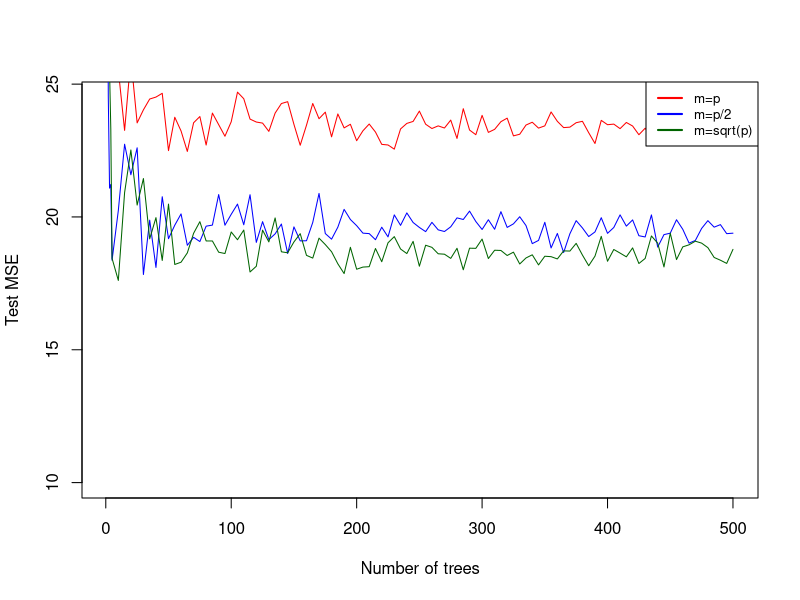
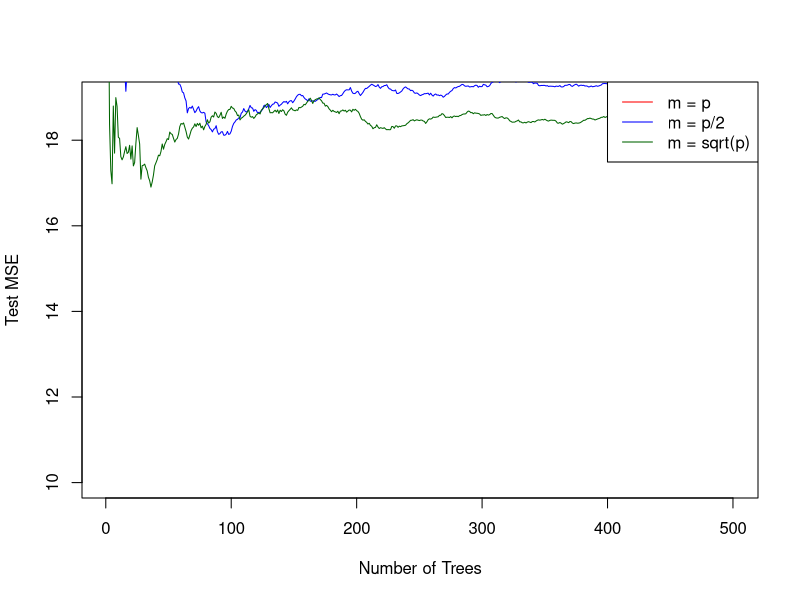

Here is the R script that generated these plots, in order:
## ---- chunk 1
library(MASS)
library(randomForest)
set.seed(1)
train <- sample(1: nrow(Boston), nrow(Boston) / 2)
boston.test <- Boston[-train, 'medv']
p <- ncol(Boston) - 1

tree.nos <- c(1, 2, 3, 4, seq(5, 500, by = 5))

rf.gen.err <- function(tree.no, feature.no) {
  rf.boston <- randomForest(medv ~ ., data = Boston, subset = train, 
                            mtry = feature.no, ntree = tree.no, importance = TRUE)
  yhat.rf <- predict(rf.boston, newdata = Boston[-train, ])
  mean((yhat.rf - boston.test) ^ 2)
}

err.full <- sapply(tree.nos, rf.gen.err, feature.no = p)
err.half <- sapply(tree.nos, rf.gen.err, feature.no = round(p/2))
err.sqrt <- sapply(tree.nos, rf.gen.err, feature.no = round(sqrt(p)))
## ---- chunk 2
plot(tree.nos, err.full, type = 'l', col = 'red', ylim = c(10, 24.5), xlab = 'Number of trees', ylab = 'Test MSE')
lines(tree.nos, err.half, type = 'l', col = 'blue')
lines(tree.nos, err.sqrt, type = 'l', col = 'darkgreen')
legend("topright", legend = c("m=p", "m=p/2", 'm=sqrt(p)'), col = c('red', 'blue', 'darkgreen'), lty = 1, lwd =2, cex = 0.8)
## ---- chunk 3
Boston.train <- Boston[train, -14]
Boston.test <- Boston[-train, -14]
Y.train <- Boston[train, 14]
Y.test <- Boston[-train, 14]
rf.boston.full <- randomForest(Boston.train, y = Y.train, xtest = Boston.test, ytest = Y.test, mtry = ncol(Boston) - 1, ntree = 500)
rf.boston.half <- randomForest(Boston.train, y = Y.train, xtest = Boston.test, ytest = Y.test, mtry = (ncol(Boston) - 1) / 2, ntree = 500)
rf.boston.sqrt <- randomForest(Boston.train, y = Y.train, xtest = Boston.test, ytest = Y.test, mtry = sqrt(ncol(Boston) - 1), ntree = 500)
plot(1:500, rf.boston.full$test$mse, col = "red", type = "l", xlab = "Number of Trees", ylab = "Test MSE", ylim = c(10, 19))
lines(1:500, rf.boston.half$test$mse, col = "blue", type = "l")
lines(1:500, rf.boston.sqrt$test$mse, col = "darkgreen", type = "l")
legend("topright", c("m = p", "m = p/2", "m = sqrt(p)"), col = c("red", "blue", "darkgreen"), cex = 1, lty = 1)
